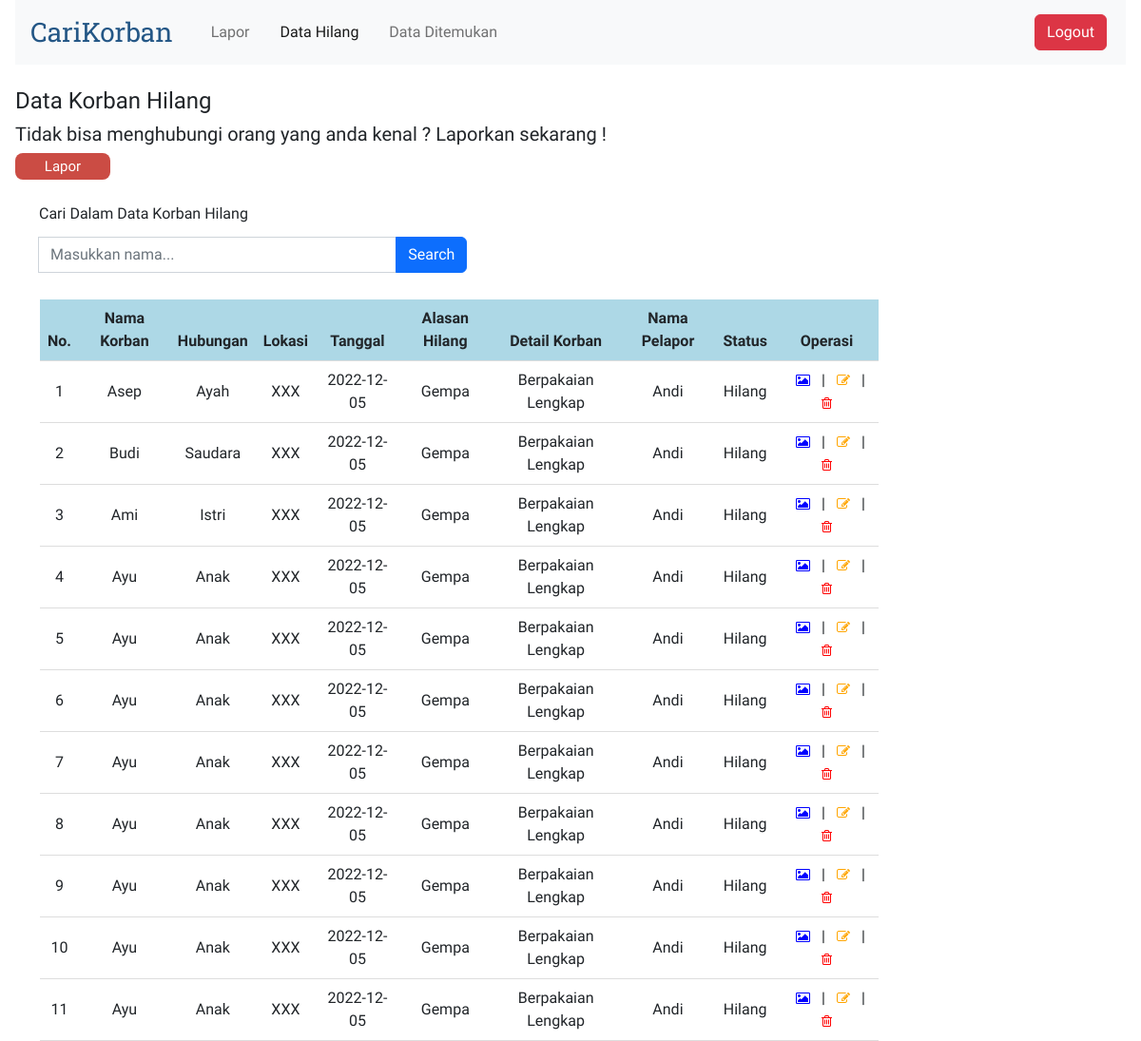
/views/datahilang.php (signed in), run on the app's committed database.
### tables this page shows
CREATE TABLE `korban` (
  `idx` int(11) NOT NULL,
  `nama_korban` varchar(30) NOT NULL,
  `hubungan` varchar(10) NOT NULL,
  `lokasi` varchar(20) NOT NULL,
  `tanggal` varchar(30) NOT NULL,
  `alasan_hilang` varchar(30) NOT NULL,
  `detail` varchar(255) NOT NULL,
  `nama_pelapor` varchar(30) NOT NULL,
  `telepon` varchar(30) NOT NULL,
  `email` varchar(30) NOT NULL,
  `status` varchar(30) NOT NULL,
  `nama_gambar` varchar(255),
  `file_gambar` longblob
);

### connection.php (called while the page is built)
<?php
abstract class Connection
{
    protected function get_connection()
    {
        $host = "localhost";
        $database = "carikorban";
        $username = "root";
        $password = "";
        $connect = new mysqli($host, $username, $password, $database);
        return $connect;
    }
}

### models/korban.php (called while the page is built, shortened)
<?php
include '..\connection.php';
class KorbanHilang extends Korban
{
    private $conn;
    public function __construct()
    {
        $this->conn = $this->get_connection();
    }
    public function tampil_data()
    {
        $sql = "SELECT * FROM korban WHERE status = 'Hilang'";
        $bind = $this->conn->query($sql);
        while ($obj = $bind->fetch_object()) {
            $baris[] = $obj;
        }
        if (!empty($baris)) {
            return $baris;
        }
    }
}

### views/datahilang.php (the view, shortened to what this page needs)
<?php
include '..\models\korban.php';
$model2 = new KorbanHilang();
$index = 1;
?>
<!doctype html>
<html lang="en">
<head>
    <link rel="stylesheet" href="https://cdnjs.cloudflare.com/ajax/libs/font-awesome/4.7.0/css/font-awesome.min.css">
    <link href="https://cdn.jsdelivr.net/npm/bootstrap@5.2.3/dist/css/bootstrap.min.css" rel="stylesheet"
>
</head>
<body>
    <div>
        <nav class="navbar navbar-expand-lg bg-light">
            <div class="container-fluid">
                <a class="navbar-brand logo" href="#">CariKorban</a>
                <div class="collapse navbar-collapse" id="navbarCollapse">
                    <ul class="navbar-nav me-auto mb-2 mb-lg-0">
                        <li class="nav-item">
                            <a class="nav-link" aria-current="page" href="lapor.php">Lapor</a>
                        </li>
                        <li class="nav-item">
                            <a class="nav-link active" href="datahilang.php">Data Hilang</a>
                        </li>
                        <li class="nav-item">
                            <a class="nav-link" href="dataditemukan.php">Data Ditemukan</a>
                        </li>
                    </ul>
                    <?php
                    if ($_SESSION['role'] == 'Admin') { ?>
                        <a href="logout.php"><button type="button"
                                class="d-flex btn btn-danger my-2 my-sm-0">Logout</button></a>
                        <?php
                    } else { ?>
                        <a href="login.php"><button type="button"
                                class="d-flex btn btn-primary my-2 my-sm-0">Login</button></a>
                        <?php
                    } ?>
                </div>
            </div>
        </nav>
        <br>
        <h4>Data Korban Hilang</h4>
        <h5>Tidak bisa menghubungi orang yang anda kenal ? Laporkan sekarang !</h5>
        <a href="lapor.php" class="btn btn-submit">Lapor</a>
        <br>
        <form action="datahilang.php" method="get">
            <br>
            <label class="form-label">Cari Dalam Data Korban Hilang</label>
            <div class="input-group my-1" style="width: 40%;">
                <br>
                <input class="form-control" type="search" name="cari" placeholder="Masukkan nama...">
                <button class="btn btn-primary" type="submit" id="button-addon2" value="cari">Search</button>
            </div>
        </form>
        <br>
        <table border="1">
            <table class="table align-middle mb-0 bg-white">
                <thead style="background-color: lightblue;">
                    <tr>
                        <th>No.</th>
                        <th>Nama Korban</th>
                        <th>Hubungan</th>
                        <th>Lokasi</th>
                        <th>Tanggal</th>
                        <th>Alasan Hilang</th>
                        <th>Detail Korban</th>
                        <th>Nama Pelapor</th>
                        <th>Status</th>
                        <?php if ($_SESSION['role'] == 'Guest') { ?>
                            <th><a title="Lihat Foto">Foto Korban</a></th>
                        <?php } else { ?>
                            <th><a title="Operasi">Operasi</a></th>
                        <?php } ?>
                    </tr>
                </thead>
                <tbody>
                    <?php
                    if (isset($_GET['cari'])) {
                        $cari = $_GET['cari'];
                        $result = $model2->search($cari);
                    } else {
                        $result = $model2->tampil_data();
                    }
                    if (!empty($result)) {
                        foreach ($result as $data): ?>
                            <tr>
                                <td>
                                    <?= $index++ ?>
                                </td>
                                <td>
                                    <?= $data->nama_korban ?>
                                </td>
                                <td>
                                    <?= $data->hubungan ?>
                                </td>
                                <td>
                                    <?= $data->lokasi ?>
                                </td>
                                <td>
                                    <?= $data->tanggal ?>
                                </td>
                                <td>
                                    <?= $data->alasan_hilang ?>
                                </td>
                                <td>
                                    <?= $data->detail ?>
                                </td>
                                <td>
                                    <?= $data->nama_pelapor ?>
                                </td>
                                <td>
                                    <?= $data->status ?>
                                </td>
                                <td>
                                    <?php if ($_SESSION['role'] == 'Guest') { ?>
                                        <a title="Lihat Foto" name="foto" id="foto" target="_blank" rel="noopener noreferrer"
                                            href="lihatfoto.php?idx=<?= $data->idx ?>"><i class="fa fa-picture-o"
                                                style="font-size:14px;color:blue"></i></a>
                                    <?php } else { ?>
                                        <a title="Lihat Foto" name="foto" id="foto" target="_blank" rel="noopener noreferrer"
                                            href="lihatfoto.php?idx=<?= $data->idx ?>"><i class="fa fa-picture-o"
                                                style="font-size:14px;color:blue"></i></a>
                                        |
                                        <a title="Ubah" name="edit" id="edit" href="edit.php?idx=<?= $data->idx ?>"><i
                                                class="fa fa-edit" style="font-size:14px;color:orange"></i></a>
                                        |
                                        <a title="Hapus" name="hapus" id="hapus"
                                            href="..\models\process.php?idx=<?= $data->idx ?>"><i class="fa fa-trash-o"
                                                style="font-size:14px;color:red"></i></a>
                                    <?php } ?>
                                </td>
                            </tr>
                        <?php endforeach;
                    } else { ?>
                        <tr>
                            <td colspan="9">Belum ada data korban hilang.</td>
                        </tr>
                    <?php } ?>
                </tbody>
            </table>
    </div>
</body>
</html>

### views/datahilang.php (style rules this page uses)
*, html, body { margin: 0 4px; padding: 0; }
body { font-family: 'Readex Pro'; }
a { text-decoration: none; }
.logo { font-family: 'Roboto Slab'; font-size: 28px; color: #245786; }
form { margin: 0 25px; }
.table { width: 75%; text-align: center; border-bottom: 1px solid #ddd; border-collapse: collapse; margin: 0 30px; }
.btn-submit { background-color: #CB4C44; color: white; border-radius: 8px; border: none; color: #FFFFFF; text-align: center; font-size: 15px; padding: 3px; width: 100px; }

### data on the page
korban: nama_korban "Asep", hubungan "Ayah", lokasi "XXX", tanggal "2022-12-05", alasan_hilang "Gempa", detail "Berpakaian Lengkap", nama_pelapor "Andi", status "Hilang"
korban: nama_korban "Budi", hubungan "Saudara", lokasi "XXX", tanggal "2022-12-05", alasan_hilang "Gempa", detail "Berpakaian Lengkap", nama_pelapor "Andi", status "Hilang"
korban: nama_korban "Ami", hubungan "Istri", lokasi "XXX", tanggal "2022-12-05", alasan_hilang "Gempa", detail "Berpakaian Lengkap", nama_pelapor "Andi", status "Hilang"
korban: nama_korban "Ayu", hubungan "Anak", lokasi "XXX", tanggal "2022-12-05", alasan_hilang "Gempa", detail "Berpakaian Lengkap", nama_pelapor "Andi", status "Hilang"
korban: nama_korban "Ayu", hubungan "Anak", lokasi "XXX", tanggal "2022-12-05", alasan_hilang "Gempa", detail "Berpakaian Lengkap", nama_pelapor "Andi", status "Hilang"
korban: nama_korban "Ayu", hubungan "Anak", lokasi "XXX", tanggal "2022-12-05", alasan_hilang "Gempa", detail "Berpakaian Lengkap", nama_pelapor "Andi", status "Hilang"
korban: nama_korban "Ayu", hubungan "Anak", lokasi "XXX", tanggal "2022-12-05", alasan_hilang "Gempa", detail "Berpakaian Lengkap", nama_pelapor "Andi", status "Hilang"
korban: nama_korban "Ayu", hubungan "Anak", lokasi "XXX", tanggal "2022-12-05", alasan_hilang "Gempa", detail "Berpakaian Lengkap", nama_pelapor "Andi", status "Hilang"
korban: nama_korban "Ayu", hubungan "Anak", lokasi "XXX", tanggal "2022-12-05", alasan_hilang "Gempa", detail "Berpakaian Lengkap", nama_pelapor "Andi", status "Hilang"
korban: nama_korban "Ayu", hubungan "Anak", lokasi "XXX", tanggal "2022-12-05", alasan_hilang "Gempa", detail "Berpakaian Lengkap", nama_pelapor "Andi", status "Hilang"
korban: nama_korban "Ayu", hubungan "Anak", lokasi "XXX", tanggal "2022-12-05", alasan_hilang "Gempa", detail "Berpakaian Lengkap", nama_pelapor "Andi", status "Hilang"
